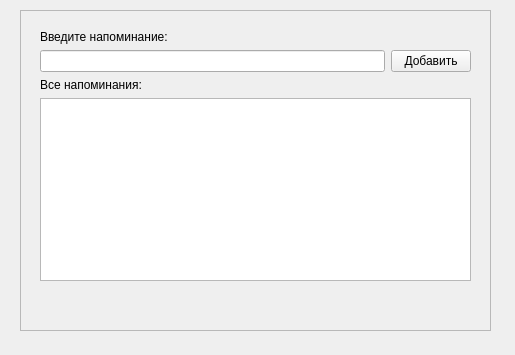
<?xml version="1.0" encoding="UTF-8"?>
<ui version="4.0">
 <class>MainWindow</class>
 <widget class="QMainWindow" name="MainWindow">
  <property name="geometry">
   <rect>
    <x>0</x>
    <y>0</y>
    <width>515</width>
    <height>355</height>
   </rect>
  </property>
  <property name="windowTitle">
   <string>MainWindow</string>
  </property>
  <widget class="QWidget" name="centralwidget">
   <widget class="QFrame" name="frame">
    <property name="geometry">
     <rect>
      <x>20</x>
      <y>10</y>
      <width>471</width>
      <height>321</height>
     </rect>
    </property>
    <property name="frameShape">
     <enum>QFrame::StyledPanel</enum>
    </property>
    <property name="frameShadow">
     <enum>QFrame::Raised</enum>
    </property>
    <widget class="QWidget" name="layoutWidget">
     <property name="geometry">
      <rect>
       <x>20</x>
       <y>20</y>
       <width>431</width>
       <height>251</height>
      </rect>
     </property>
     <layout class="QGridLayout" name="gridLayout">
      <item row="0" column="0">
       <widget class="QLabel" name="label">
        <property name="text">
         <string>Введите напоминание:</string>
        </property>
       </widget>
      </item>
      <item row="3" column="0" colspan="2">
       <widget class="QTextBrowser" name="textBrowser"/>
      </item>
      <item row="1" column="0">
       <widget class="QLineEdit" name="add_lineEdit"/>
      </item>
      <item row="2" column="0">
       <widget class="QLabel" name="label_2">
        <property name="text">
         <string>Все напоминания:</string>
        </property>
       </widget>
      </item>
      <item row="1" column="1">
       <widget class="QPushButton" name="add_pushButton">
        <property name="text">
         <string>Добавить</string>
        </property>
       </widget>
      </item>
     </layout>
    </widget>
   </widget>
  </widget>
 </widget>
 <resources/>
 <connections/>
</ui>
